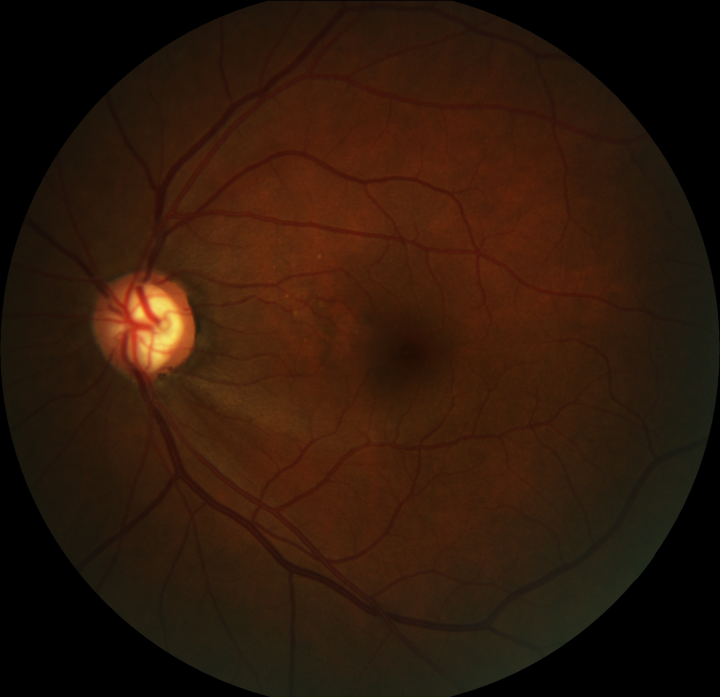
#> input picture refuge_images/g0406.png, 720 x 697 px; its folder holds 4 pictures in this run
$ python practica_2.py
#> lines starting #> are read from the running program, lines starting #| are printed output that depends on the picture; after the words box and inside, x2 and y2 are one past the last pixel; in counts of white or black regions, pixels touching at a corner belong together
import cv2
import numpy as np
import os
from skimage.morphology import disk, opening, closing
from skimage.feature import canny

# Lista de nombres de imágenes
image_names = ["g0406", "g0408", "g0414", "g0428", "n0004", "n0005", "n0012", "n0013", "n0014", "n0044",
               "n0045", "n0047", "n0049"]

# Directorios
image_dir = "refuge_images"
result_dir = "resultados"
os.makedirs(result_dir, exist_ok=True)  # Crear carpeta si no existe

# Inicializar las listas para almacenar los IoU y los resultados
iou_cups = []
iou_discs = []
cdr_values = []
groundtruth_cdr_values = []
glaucoma_diagnoses = []

for name in image_names:
    try:
        original_path = os.path.join(image_dir, f"{name}.png")
        cup_path = os.path.join(image_dir, f"{name}_cup.png")
        disc_path = os.path.join(image_dir, f"{name}_disc.png")

        original = cv2.imread(original_path)
#> original is the input picture: shape (697, 720, 3); mean B, G, R 10.5, 24.4, 46.5
        cup_gt = cv2.imread(cup_path, cv2.IMREAD_GRAYSCALE)
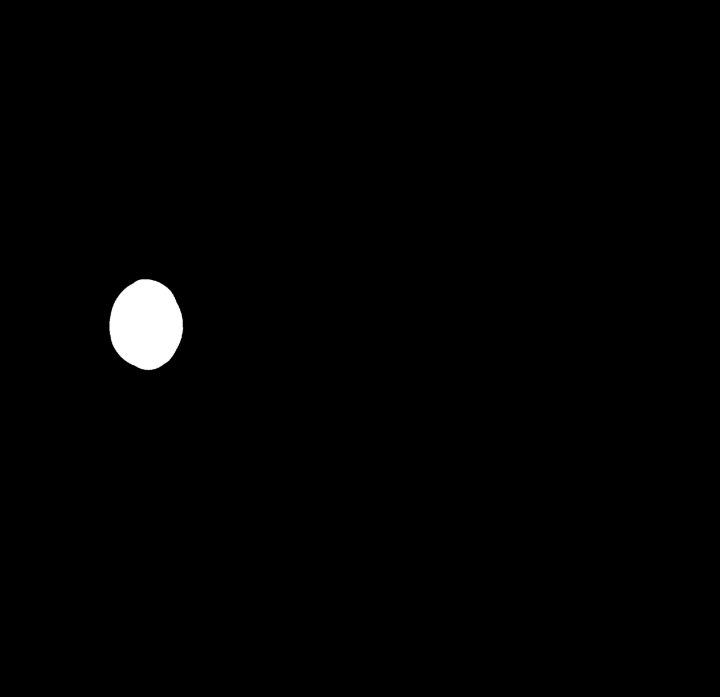
#> input picture refuge_images/g0406_cup.png, 720 x 697 px
#> cup_gt is the input picture: shape (697, 720); min 0, max 255, mean 2.6
        disc_gt = cv2.imread(disc_path, cv2.IMREAD_GRAYSCALE)
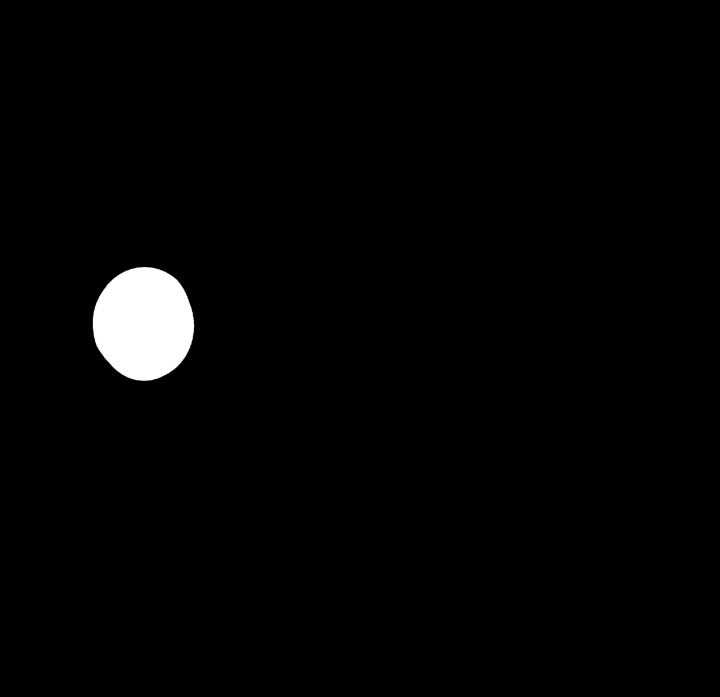
#> input picture refuge_images/g0406_disc.png, 720 x 697 px
#> disc_gt is the input picture: shape (697, 720); min 0, max 255, mean 4.6

        if original is None or cup_gt is None or disc_gt is None:
            print(f"Error: Imágenes faltantes para {name}. Saltando...")
            continue

        image_result_dir = os.path.join(result_dir, name)
        os.makedirs(image_result_dir, exist_ok=True)

        # Paso 1: Convertir la imagen a escala de grises
        gray = cv2.cvtColor(original, cv2.COLOR_BGR2GRAY)
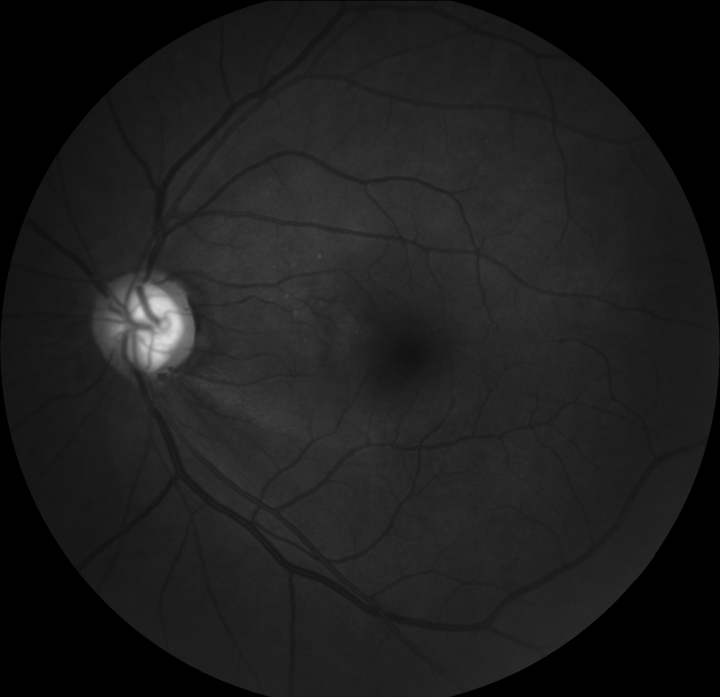
#> gray: shape (697, 720); min 0, max 218, mean 29.4

        # Paso 2: Segmentación de la copa
        if gray.ndim == 3 and gray.shape[2] == 3:
            green_channel = gray[:, :, 1]
        else:
            green_channel = gray

        inverted_green = 255 - green_channel
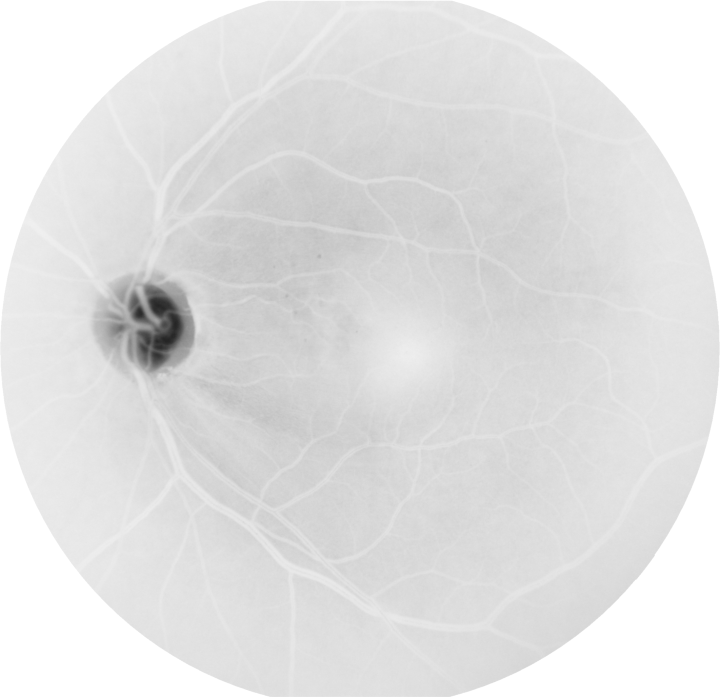
#> inverted_green: shape (697, 720); min 37, max 255, mean 225.6
        inverted_green_mejorado = cv2.GaussianBlur(inverted_green, (5, 5), 0)
        inverted_green_mejorado = cv2.addWeighted(inverted_green_mejorado, 0.0, inverted_green, 2, 0)
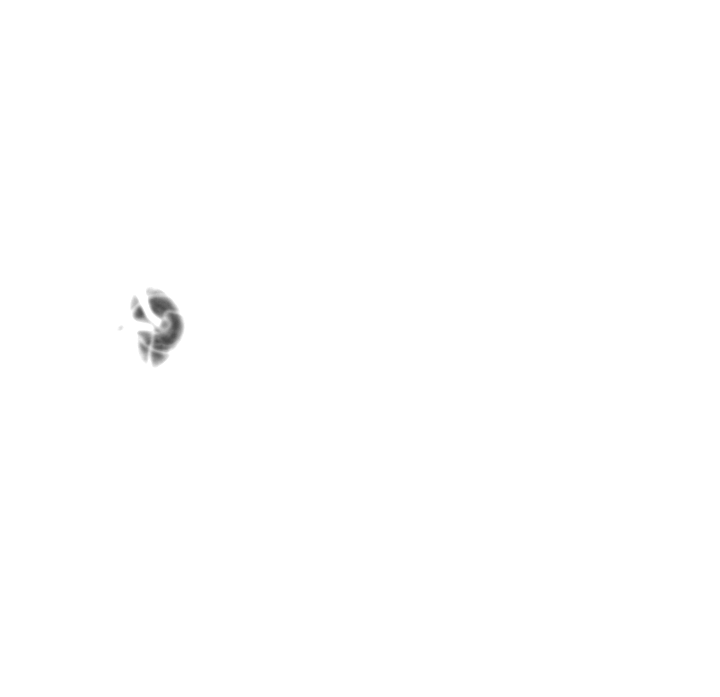
#> inverted_green_mejorado: shape (697, 720); min 74, max 255, mean 254.5
        structuring_element = disk(15)
        cierre = opening(inverted_green_mejorado, structuring_element)
        cierre = cierre.astype(np.uint8)
        cierre_umbral = cv2.adaptiveThreshold(cierre, 200, cv2.ADAPTIVE_THRESH_MEAN_C,
                                              cv2.THRESH_BINARY_INV, blockSize=33,
                                              C=50)
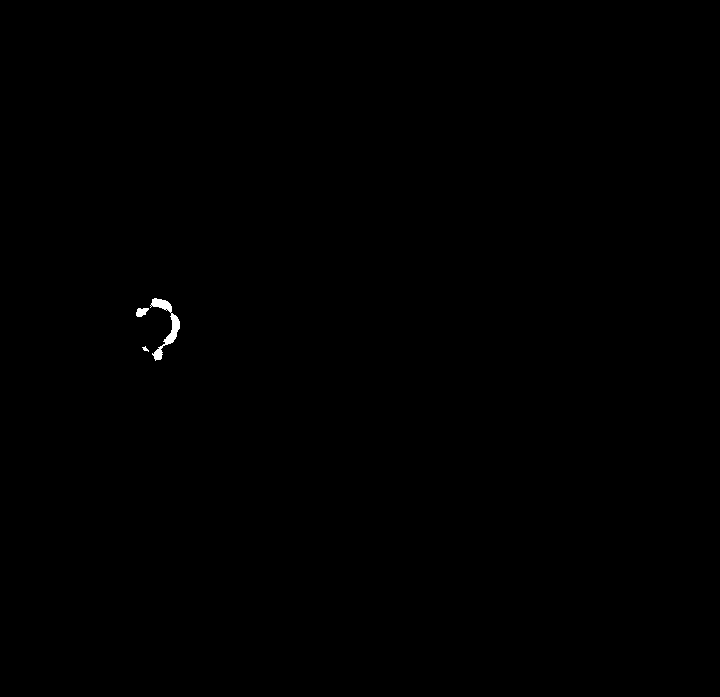
#> cierre_umbral: shape (697, 720); values 0 (black) and 200 (white), 0.12% white; 3 white regions, box (x1, y1, x2, y2) and area: (150, 298, 180, 361) 521, (136, 308, 149, 317) 84, (142, 346, 149, 352) 20
        cierre_umbral = cv2.bitwise_not(cierre_umbral)
        bordes = canny(cierre_umbral, 2.3, 20, 56)
#> bordes: shape (697, 720) bool; 0.05% white in thin lines or dots, all inside (x1, y1, x2, y2) = (136, 298, 180, 360)
        bordes = (bordes * 255).astype(np.uint8)
        SE = disk(12)
        bordes_cierre = closing(bordes, SE)
#> bordes_cierre: shape (697, 720); 0.18% white; 1 white region
        contornos, _ = cv2.findContours(bordes_cierre,
                                        cv2.RETR_TREE,
                                        cv2.CHAIN_APPROX_SIMPLE)
#> contornos = 1 contour; box (x1, y1, x2, y2) and area: (136, 298, 180, 360) 788
        contornos, _ = cv2.findContours(bordes_cierre,
                                        cv2.RETR_EXTERNAL,
                                        cv2.CHAIN_APPROX_SIMPLE)
        max_contorno = max(contornos, key=cv2.contourArea)
#> max_contorno = contour of 98 points, box (x1, y1, x2, y2) (136, 298, 180, 360), area 788

        M = cv2.moments(max_contorno)
#> M = moments, m00 788, centre m10/m00, m01/m00 = (161, 326)
        if M["m00"] != 0:
            cx_roi = int(M["m10"] / M["m00"])
#> cx_roi = 161
            cy_roi = int(M["m01"] / M["m00"])
#> cy_roi = 325

            distances = [np.sqrt((cx_roi - point[0][0]) ** 2 + (cy_roi - point[0][1]) ** 2) for point in max_contorno]
#> distances = 98 values, max 34.53 at index 55, min 9.49 at index 32, mean 21.71
            max_distance = max(distances)
#> max_distance = 34.53

            if max_distance > 34:
                ellipse = cv2.fitEllipse(max_contorno)
#> ellipse = ((156.4, 326.7), (40.94, 53.77), 4.44)
                mask_copa_roi = np.zeros_like(gray)
                cv2.ellipse(mask_copa_roi, ellipse, (255), -1)
#> mask_copa_roi: shape (697, 720); 0.36% white; 1 white region, box (x1, y1, x2, y2) and area: (136, 300, 178, 355) 1800
            else:
                mask_copa_roi = np.zeros_like(gray)
                cv2.circle(mask_copa_roi, (cx_roi, cy_roi), int(max_distance), (255), -1)

            # Crear máscara de la copa
            cup_thresh = mask_copa_roi


        intersection_cup = np.logical_and(cup_thresh > 0, cup_gt > 0)
        union_cup = np.logical_or(cup_thresh > 0, cup_gt > 0)
#> union_cup: shape (697, 720) bool; 1.1% white; 1 white region, box (x1, y1, x2, y2) and area: (109, 279, 184, 371) 5379
        iou_cup_pre = np.sum(intersection_cup) / np.sum(union_cup)
#> iou_cup_pre = 0.335

        # Ajuste de similaridad en la vecindad
        roi = cv2.bitwise_and(gray, gray, mask=mask_copa_roi)
        mean_intensity_cup = np.mean(roi[mask_copa_roi > 0])
#> mean_intensity_cup = 171.6
        std_intensity_cup = np.std(roi[mask_copa_roi > 0])
#> std_intensity_cup = 34.09

        lower_bound = max(0, mean_intensity_cup - 0.2 * std_intensity_cup)
#> lower_bound = 164.8
        upper_bound = min(255, mean_intensity_cup + 0.2 * std_intensity_cup)
#> upper_bound = 178.4

        similarity_mask = cv2.inRange(gray, lower_bound, upper_bound)
#> similarity_mask: shape (697, 720); 0.09% white in thin lines or dots, all inside (x1, y1, x2, y2) = (134, 296, 182, 363)
        combined_mask = cv2.bitwise_or(similarity_mask, mask_copa_roi)
#> combined_mask: shape (697, 720); 0.39% white; 1 white region

        # Encontrar nuevos contornos y recalibrar la elipse
        contornos_nuevos, _ = cv2.findContours(combined_mask, cv2.RETR_EXTERNAL, cv2.CHAIN_APPROX_SIMPLE)
#> contornos_nuevos = 1 contour; box (x1, y1, x2, y2) and area: (134, 296, 182, 363) 2018
        if contornos_nuevos:
            max_contorno_comb = max(contornos_nuevos, key=cv2.contourArea)
#> max_contorno_comb = contour of 109 points, box (x1, y1, x2, y2) (134, 296, 182, 363), area 2018
            if len(max_contorno_comb) >= 5:
                ellipse_nueva = cv2.fitEllipse(max_contorno_comb)
#> ellipse_nueva = ((156.8, 326.6), (44.73, 62.02), 0.137)
                mask_copa_final = np.zeros_like(gray)
                cv2.ellipse(mask_copa_final, ellipse_nueva, (255), -1)
#> mask_copa_final: shape (697, 720); 0.45% white; 1 white region, box (x1, y1, x2, y2) and area: (134, 296, 180, 359) 2263
            else:
                mask_copa_final = combined_mask
        else:
            mask_copa_final = combined_mask

        # IoU después del ajuste
        intersection_cup_post = np.logical_and(mask_copa_final > 0, cup_gt > 0)
#> intersection_cup_post: shape (697, 720) bool; 0.45% white; 1 white region
        union_cup_post = np.logical_or(mask_copa_final > 0, cup_gt > 0)
        iou_cup_post = np.sum(intersection_cup_post) / np.sum(union_cup_post)
#> iou_cup_post = 0.421

        # Selección de la mejor máscara
        if iou_cup_post > iou_cup_pre:
            best_mask = mask_copa_final
            best_iou = iou_cup_post
#> best_iou = 0.421
        else:
            best_mask = mask_copa_roi
            best_iou = iou_cup_pre

        iou_cups.append(best_iou)
        cup_thresh = best_mask

        # Cálculo del disco basado en el contorno más grande
        contornos_disc, _ = cv2.findContours(disc_gt, cv2.RETR_EXTERNAL, cv2.CHAIN_APPROX_SIMPLE)
#> contornos_disc = 1 contour; box (x1, y1, x2, y2) and area: (92, 266, 195, 382) 9128
        max_contorno_disc = max(contornos_disc, key=cv2.contourArea)
#> max_contorno_disc = contour of 160 points, box (x1, y1, x2, y2) (92, 266, 195, 382), area 9128

        M_disc = cv2.moments(max_contorno_disc)
#> M_disc = moments, m00 9128.5, centre m10/m00, m01/m00 = (143.3, 323.3)
        if M_disc["m00"] != 0:
            cx_disc = int(M_disc["m10"] / M_disc["m00"])
#> cx_disc = 143
            cy_disc = int(M_disc["m01"] / M_disc["m00"])
#> cy_disc = 323

            distances_disc = [np.sqrt((cx_disc - point[0][0]) ** 2 + (cy_disc - point[0][1]) ** 2) for point in max_contorno_disc]
#> distances_disc = 160 values, max 58.14 at index 74, min 50.16 at index 117, mean 54.16
            max_distance_disc = max(distances_disc)
#> max_distance_disc = 58.14

            if max_distance_disc > 34:
                ellipse_disc = cv2.fitEllipse(max_contorno_disc)
#> ellipse_disc = ((143.3, 323.3), (101.8, 114.2), 178.7)
                mask_disc = np.zeros_like(gray)
                cv2.ellipse(mask_disc, ellipse_disc, (255), -1)
#> mask_disc: shape (697, 720); 1.9% white; 1 white region
            else:
                mask_disc = np.zeros_like(gray)
                cv2.circle(mask_disc, (cx_disc, cy_disc), int(max_distance_disc), (255), -1)

        # Asignar esta nueva máscara al disco
        disc_thresh = mask_disc

        # Evaluación (IoU y visualización)
        segmented_output = original.copy()
        contours_cup, _ = cv2.findContours(cup_thresh, cv2.RETR_EXTERNAL, cv2.CHAIN_APPROX_SIMPLE)
#> contours_cup = 1 contour; box (x1, y1, x2, y2) and area: (134, 296, 180, 359) 2184
        contours_disc, _ = cv2.findContours(disc_thresh, cv2.RETR_EXTERNAL, cv2.CHAIN_APPROX_SIMPLE)
#> contours_disc = 1 contour; box (x1, y1, x2, y2) and area: (92, 266, 195, 381) 9132

        cv2.drawContours(segmented_output, contours_cup, -1, (255, 0, 0), 2)  # Azul para la copa
        cv2.drawContours(segmented_output, contours_disc, -1, (0, 255, 0), 2)  # Verde para el disco

        # Guardar imágenes y resultados
        intersection_disc = np.logical_and(disc_thresh > 0, disc_gt > 0)
#> intersection_disc: shape (697, 720) bool; 1.8% white; 1 white region, box (x1, y1, x2, y2) and area: (92, 266, 195, 381) 9212
        union_disc = np.logical_or(disc_thresh > 0, disc_gt > 0)
#> union_disc: shape (697, 720) bool; 1.9% white; 1 white region, box (x1, y1, x2, y2) and area: (92, 266, 195, 382) 9358
        iou_disc = np.sum(intersection_disc) / np.sum(union_disc)
#> iou_disc = 0.984

        iou_discs.append(iou_disc)

        # Calcular CDR del ground truth
        cdr_gt = np.sum(cup_gt > 0) / np.sum(disc_gt > 0)
#> cdr_gt = 0.579

        # Calcular CDR predicho
        cup_height = np.sum(np.any(cup_thresh > 0, axis=1))
#> cup_height = 63
        disc_height = np.sum(np.any(disc_thresh > 0, axis=1))
#> disc_height = 115
        cdr_pred = cup_height / disc_height
#> cdr_pred = 0.548

        # Clasificación del glaucoma basada en el CDR
        if cdr_pred > 0.6:
            glaucoma_diagnosis = "Glaucoma avanzado"
        elif cdr_pred > 0.4:
            glaucoma_diagnosis = "Puede ser glaucoma"
        else:
            glaucoma_diagnosis = "Sano"

        # Guardar resultados
        cdr_values.append(cdr_pred)
        groundtruth_cdr_values.append(cdr_gt)
        glaucoma_diagnoses.append(glaucoma_diagnosis)

        # Guardar resultados
        segmented_output_path = os.path.join(image_result_dir, f"{name}_segmented.png")
        cv2.putText(segmented_output, f"CDR: {cdr_pred:.2f}", (10, 30), cv2.FONT_HERSHEY_SIMPLEX, 1, (0, 0, 255), 2)
        cv2.putText(segmented_output, f"IoU Copa: {best_iou:.2f}", (10, 70), cv2.FONT_HERSHEY_SIMPLEX, 1, (255, 0, 0), 2)
        cv2.putText(segmented_output, f"IoU Disco: {iou_disc:.2f}", (10, 110), cv2.FONT_HERSHEY_SIMPLEX, 1, (0, 255, 0), 2)
        cv2.putText(segmented_output, f"Diagnostico: {glaucoma_diagnosis}", (10, 150), cv2.FONT_HERSHEY_SIMPLEX, 1, (0, 255, 255), 2)
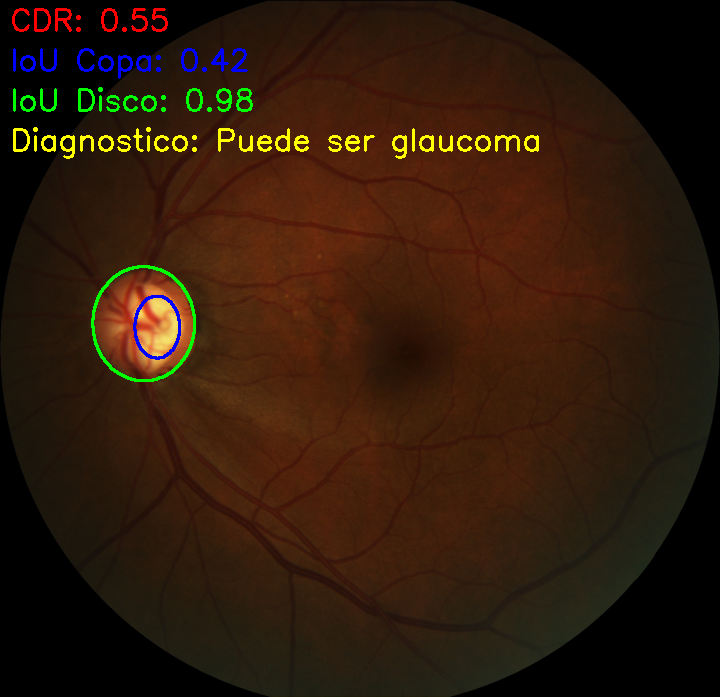
#> segmented_output: shape (697, 720, 3); mean B, G, R 11.4, 27.1, 47.9
        cv2.imwrite(segmented_output_path, segmented_output)

    except Exception as e:
        print(f"Error procesando {name}: {e}")

# Guardar los resultados de CDR y diagnóstico en un archivo de texto
cdr_results_path = os.path.join(result_dir, "cdr_results.txt")
with open(cdr_results_path, "w") as f:
    for name, cdr_pred, cdr_gt, diagnosis in zip(image_names, cdr_values, groundtruth_cdr_values, glaucoma_diagnoses):
        f.write(f"{name}\n")
        f.write(f"CDR Predicho: {cdr_pred:.2f}\n")
        f.write(f"CDR Ground Truth: {cdr_gt:.2f}\n")
        f.write(f"Diagnostico: {diagnosis}\n\n")

print("Resultados de CDR y diagnóstico guardados en cdr_results.txt")

# Calcular la media de los IoU
mean_iou_cup = np.mean(iou_cups)
mean_iou_disc = np.mean(iou_discs)

# Guardar los resultados en un archivo de texto
iou_results_path = os.path.join(result_dir, "iou_results.txt")
with open(iou_results_path, "w") as f:
    f.write(f"Media IoU Copa: {mean_iou_cup:.4f}\n")
    f.write(f"Media IoU Disco: {mean_iou_disc:.4f}\n")

print("Resultados de IoU guardados en iou_results.txt")
